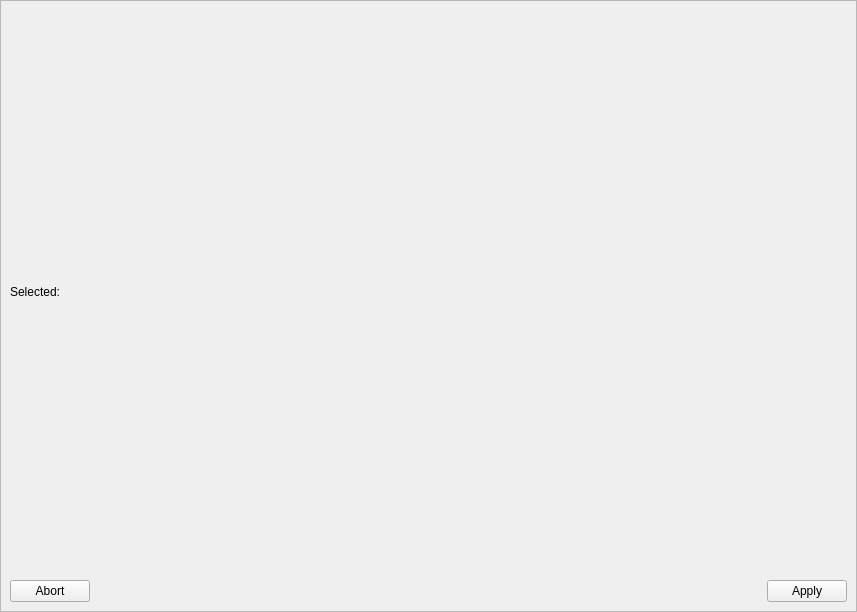
<?xml version="1.0" encoding="UTF-8"?>
<ui version="4.0">
 <class>relationalSelector</class>
 <widget class="QWidget" name="relationalSelector">
  <property name="geometry">
   <rect>
    <x>0</x>
    <y>0</y>
    <width>857</width>
    <height>612</height>
   </rect>
  </property>
  <property name="windowTitle">
   <string>Form</string>
  </property>
  <layout class="QVBoxLayout" name="verticalLayout">
   <property name="margin">
    <number>0</number>
   </property>
   <item>
    <widget class="QScrollArea" name="scrollArea">
     <property name="widgetResizable">
      <bool>true</bool>
     </property>
     <widget class="QWidget" name="scrollAreaWidgetContents">
      <property name="geometry">
       <rect>
        <x>0</x>
        <y>0</y>
        <width>855</width>
        <height>610</height>
       </rect>
      </property>
      <layout class="QVBoxLayout" name="verticalLayout_2">
       <item>
        <widget class="QWidget" name="tableWidget" native="true"/>
       </item>
       <item>
        <widget class="QLabel" name="lblSelected">
         <property name="text">
          <string>Selected:</string>
         </property>
        </widget>
       </item>
       <item>
        <widget class="QWidget" name="listSelected" native="true"/>
       </item>
       <item>
        <layout class="QHBoxLayout" name="horizontalLayout_2">
         <item>
          <widget class="QPushButton" name="btnCancel">
           <property name="text">
            <string>Abort</string>
           </property>
           <property name="icon">
            <iconset>
             <normaloff>icons/actions/cancel_small.png</normaloff>icons/actions/cancel_small.png</iconset>
           </property>
          </widget>
         </item>
         <item>
          <spacer name="horizontalSpacer">
           <property name="orientation">
            <enum>Qt::Horizontal</enum>
           </property>
           <property name="sizeHint" stdset="0">
            <size>
             <width>40</width>
             <height>20</height>
            </size>
           </property>
          </spacer>
         </item>
         <item>
          <widget class="QPushButton" name="btnSelect">
           <property name="text">
            <string>Apply</string>
           </property>
           <property name="icon">
            <iconset>
             <normaloff>icons/actions/accept.png</normaloff>icons/actions/accept.png</iconset>
           </property>
          </widget>
         </item>
        </layout>
       </item>
      </layout>
     </widget>
    </widget>
   </item>
  </layout>
 </widget>
 <resources/>
 <connections/>
</ui>
